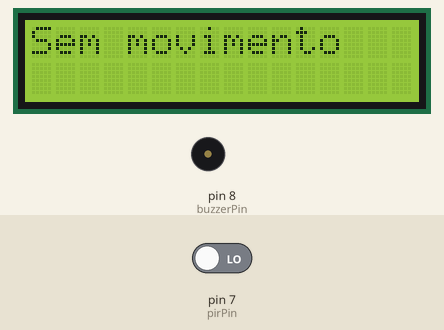
This sketch was run on a simulated Arduino Uno, built with avr-gcc and run on an emulated ATmega328P. Parts: 16×2 character LCD, buzzer (waves = sounding, pin HIGH). The test bench sets the inputs (shaded band); at power-on: pin 7 (pirPin) LOW.

Above: at 3.2 s.
3.3 s: pin 7 (pirPin) driven HIGH
At 4.3 s:
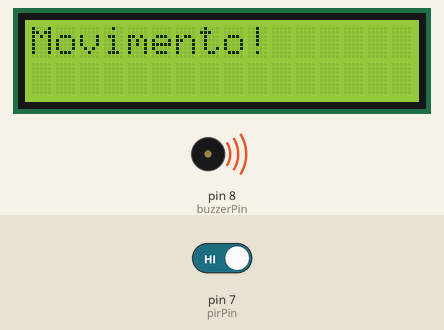
6.3 s: pin 7 (pirPin) driven LOW
At 6.9 s:
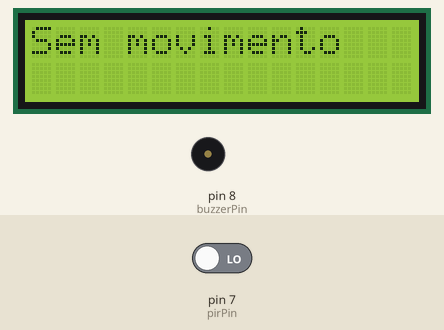
Timing chart, 0 to 9.3 s (numbered marks = the images above; inputs shaded):
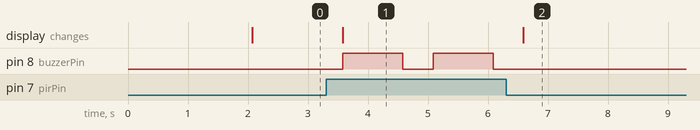

The sketch:

sketch_sep24a.ino
```cpp
#include <LiquidCrystal.h>  // Biblioteca para o display LCD (se não for I2C)
// Para o I2C, use: #include <Wire.h> e #include <LiquidCrystal_I2C.h>

// Se for usar LCD com I2C, use:
// LiquidCrystal_I2C lcd(0x27, 16, 2);

// Para LCD sem I2C:
LiquidCrystal lcd(12, 11, 5, 4, 3, 2);  // Pinos conectados ao LCD

int pirPin = 7;  // Pino do sensor PIR
int buzzerPin = 8;  // Pino do buzzer
bool alarmeAtivado = true;  // Estado do alarme

void setup() {
  lcd.begin(16, 2);  // Inicializa o LCD 16x2
  pinMode(pirPin, INPUT);  // Define o pino do PIR como entrada
  pinMode(buzzerPin, OUTPUT);  // Define o pino do buzzer como saída
  lcd.print("Alarme ativado");
  delay(2000);
  lcd.clear();
}

void loop() {
  if (digitalRead(pirPin) == HIGH) {  // Se movimento for detectado
    lcd.clear();
    lcd.print("Movimento!");
    if (alarmeAtivado) {
      digitalWrite(buzzerPin, HIGH);  // Liga o buzzer
      delay(1000);  // Buzzer ativo por 1 segundo
      digitalWrite(buzzerPin, LOW);  // Desliga o buzzer
    }
  } else {
    lcd.clear();
    lcd.print("Sem movimento");
  }
  delay(500);  // Pequeno atraso para evitar falsos positivos
}
```

Measured:
- after the input at 3.3 s, pin 8 (buzzerPin): alternates HIGH for 1.0 s and LOW for 0.50 s, starting after 0.28 s; the display: changes after 0.28 s (image 1)
- after the input at 6.3 s, pin 8 (buzzerPin): stops changing and stays LOW; the display: changes after 0.29 s (image 2)
